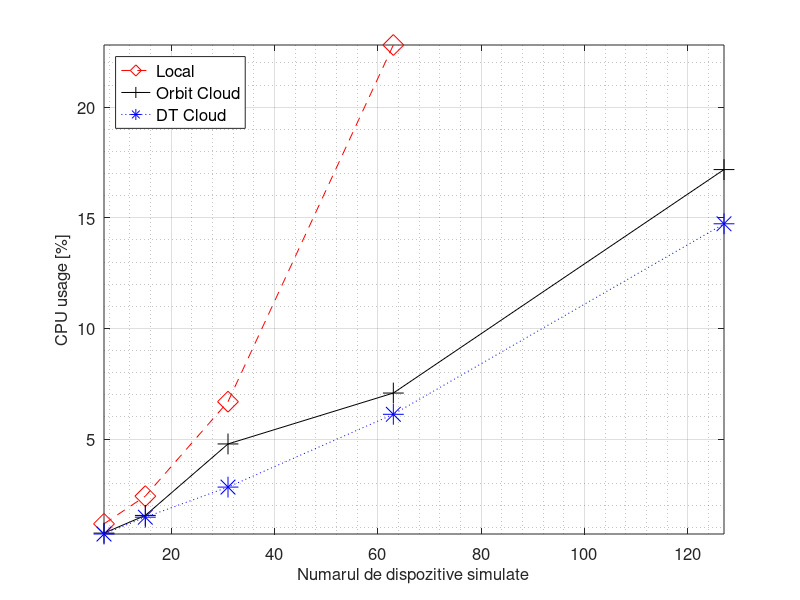
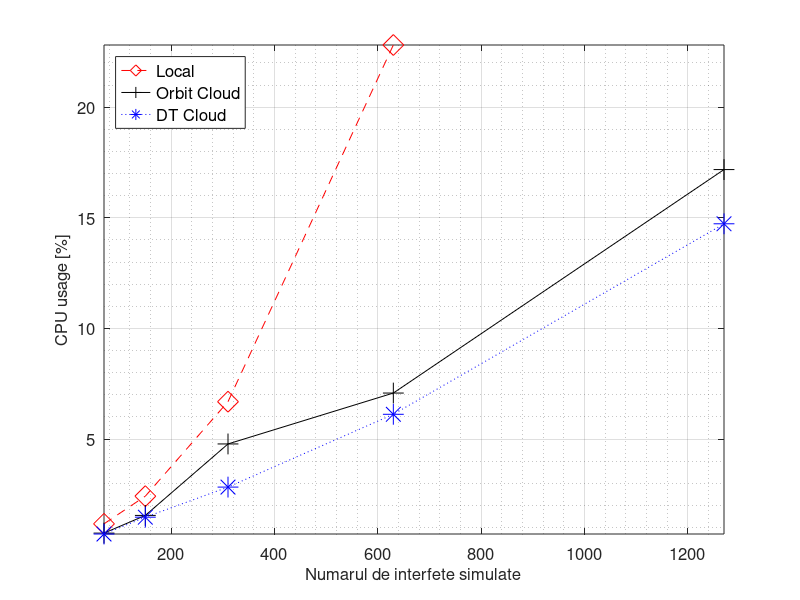
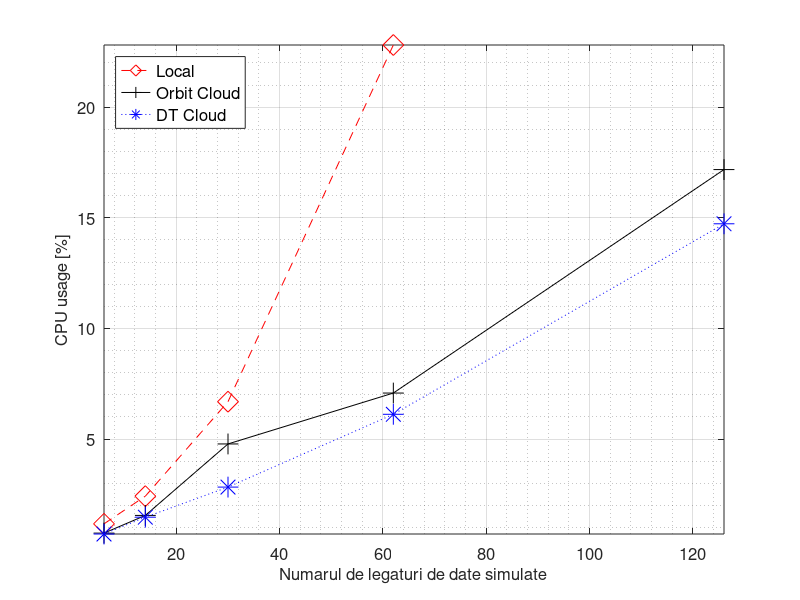

MATLAB code to generate these figures, in order:
nes = [7,15,31,63,127]
intfs = [70,150,310,630,1270]
links = [6,14,30,62,126]

local_percent = [0.0117,0.0242,0.0669,0.2281,NaN]
orbit_percent = [0.0075,0.0155,0.0478,0.0708,0.1718]
dt_percent = [0.0071,0.0147,0.0283,0.0612,0.1473]

local = local_percent * 100
orbit = orbit_percent * 100
dt = dt_percent * 100
figure(1)
plot(nes,local, '--dr', 'markersize', 15, nes, orbit, '-+k', 'markersize', 15, nes, dt, ':*b', 'markersize', 15)
set(gca, "fontsize", 12)

xlabel('Numarul de dispozitive simulate', "fontsize", 12)
grid on
grid minor on
ylabel('CPU usage [%]', "fontsize", 12)
leg = legend('Local','Orbit Cloud','DT Cloud', "location", 'northwest')
set(leg, "fontsize", 12)
axis('tight')

#la = num2str(local(:));
#lb = cellstr(la);
#lc = strtrim(lb);

#oa = num2str(orbit(:));
#ob = cellstr(oa);
#oc = strtrim(ob);

#da = num2str(dt(:));
#db = cellstr(da);
#dc = strtrim(db);

#text(nes, local, lc)
#text(nes, orbit, oc)
#text(nes, dt, dc)

figure(2)
plot(intfs,local, '--dr', 'markersize', 15, intfs, orbit, '-+k', 'markersize', 15, intfs, dt, ':*b', 'markersize', 15)
set(gca, "fontsize", 12)

xlabel('Numarul de interfete simulate', "fontsize", 12)
grid on
grid minor on
ylabel('CPU usage [%]', "fontsize", 12)
leg = legend('Local','Orbit Cloud','DT Cloud', "location", 'northwest')
set(leg, "fontsize", 12)
axis('tight')

#la = num2str(local(:));
#lb = cellstr(la);
#lc = strtrim(lb);

#oa = num2str(orbit(:));
#ob = cellstr(oa);
#oc = strtrim(ob);

#da = num2str(dt(:));
#db = cellstr(da);
#dc = strtrim(db);

#text(intfs, local, lc)
#text(intfs, orbit, oc)
#text(intfs, dt, dc)

figure(3)
plot(links,local, '--dr', 'markersize', 15, links, orbit, '-+k', 'markersize', 15, links, dt, ':*b', 'markersize', 15)
set(gca, "fontsize", 12)

xlabel('Numarul de legaturi de date simulate', "fontsize", 12)
grid on
grid minor on
ylabel('CPU usage [%]', "fontsize", 12)
leg = legend('Local','Orbit Cloud','DT Cloud', "location", 'northwest')
set(leg, "fontsize", 12)
axis('tight')

#la = num2str(local(:));
#lb = cellstr(la);
#lc = strtrim(lb);

#oa = num2str(orbit(:));
#ob = cellstr(oa);
#oc = strtrim(ob);

#da = num2str(dt(:));
#db = cellstr(da);
#dc = strtrim(db);

#text(links, local, lc)
#text(links, orbit, oc)
#text(links, dt, dc)
